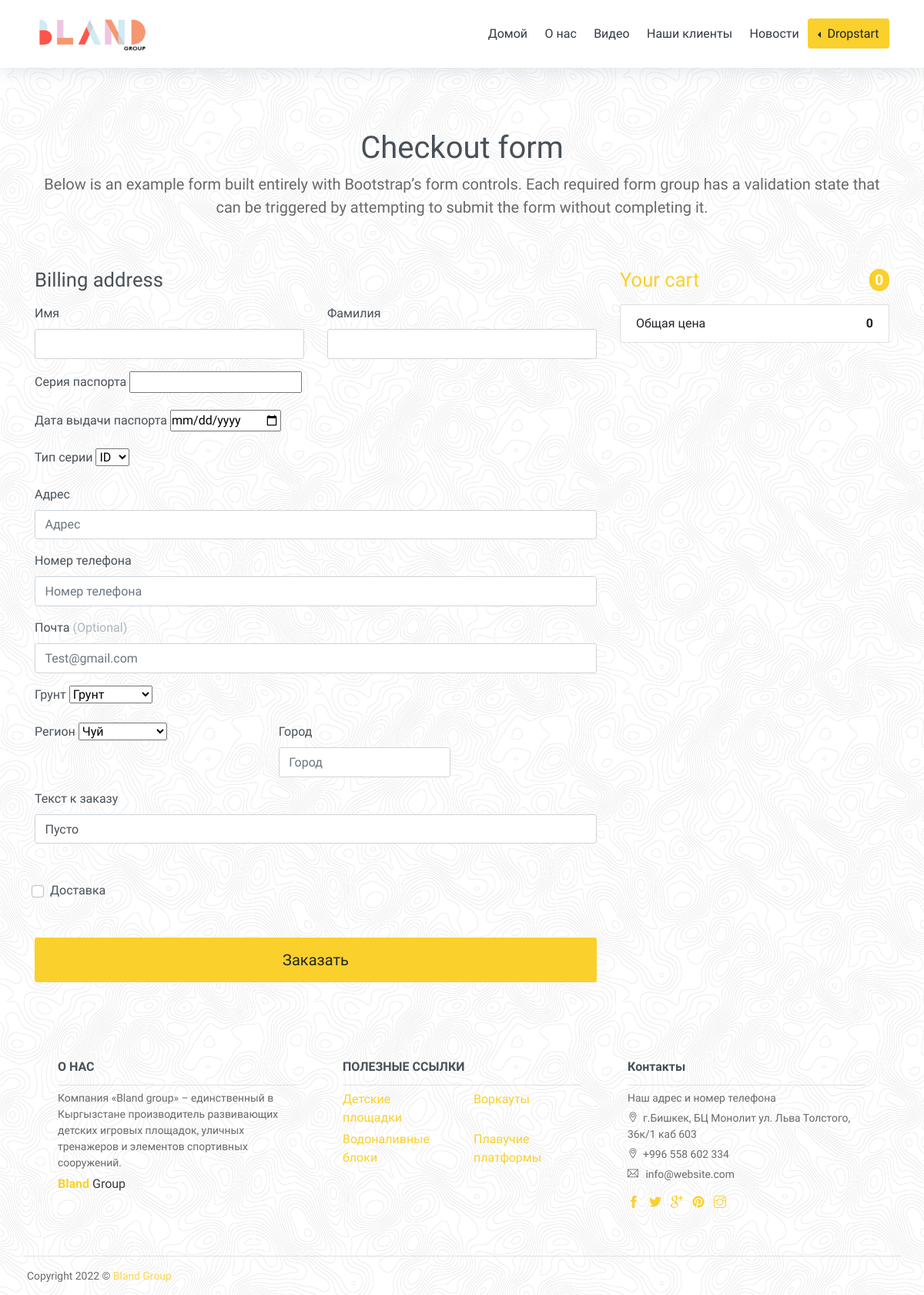
The page /orderfiz_create on the database its author committed.
### server/models.py (models this page shows, shortened)
class Category(models.Model):
    title = models.CharField(max_length=100)
    class Meta:
        verbose_name = 'Категория'
        verbose_name_plural = 'Категории'

### server/views.py (the view)
# urls.py: path('orderfiz_create', orderfiz_create, name='orderfiz'),
def orderfiz_create(request):
    if request.method == 'POST':
        form = OrderFizCreateForm(request.POST)
        if form.is_valid():
            das = form.save(commit=False)
            das.user = request.user
            variables = {
                "${NAME}": str(das.first_name) + ' ' + str(das.last_name),
                "${INN}": 'ИНН ' + str(das.series),
                "${SERI}": f'паспорт {das.series_type} выдан {das.series}',
                "${DATE}": 'дата выдачи '+str(das.date_of_issue),
                "${ADRES}": 'зарегистрированный по адресу: '+das.adress,
                "${EMAIL}": 'Эл.почта: '+str(das.email),
                "${PHONE}": 'тел.: '+str(das.phone),
            }
            template_document = Doc('/Users/user/PycharmProjects/blend/blend/server/dogovor_fiz.docx')
            for i in variables:
                for p in template_document.paragraphs:
                    if p.text.find(i) >= 0:
                        print('yes')
                        print(i)
                        p.text = p.text.replace(i, variables[i])
            for variable_key, variable_value in variables.items():
                for paragraph in template_document.paragraphs:
                    replace_text_in_paragraph(paragraph, variable_key, variable_value)
                for table in template_document.tables:
                    for col in table.columns:
                        for cell in col.cells:
                            for paragraph in cell.paragraphs:
                                print(paragraph.text)
                                replace_text_in_paragraph(paragraph, variable_key, variable_value)
            records = (
                (3, '101', 'Spam'),
                (7, '422', 'Eggs'),
                (4, '631', 'Spam, spam, eggs, and spam')
            )
            cart = Cart(request)
            for i in cart:
                print(i)
            table = template_document.add_table(rows=1, cols=6,  style="Table Grid")
            hdr_cells = table.rows[0].cells
            hdr_cells[0].text = '#'
            hdr_cells[1].text = 'Название'
            hdr_cells[2].text = 'Мини-Название'
            hdr_cells[3].text = 'Категория'
            hdr_cells[4].text = 'Колличество'
            hdr_cells[5].text = 'Цена'
            for i in cart:
                row_cells = table.add_row().cells
                row_cells[0].text = ''
                row_cells[1].text = str(i['product'].title)
                row_cells[2].text = i['product'].mini_title
                row_cells[3].text = i['product'].category.title
                row_cells[4].text = str(i['quantity'])
                row_cells[5].text = str(i['total_price'])
            row_cells = table.add_row().cells
            row_cells[0].text = ''
            row_cells[1].text = ''
            row_cells[2].text = ''
            row_cells[3].text = ''
            row_cells[4].text = ''
            row_cells[5].text = str(cart.get_total_price())
            docume = template_document.save(f'media/{das.last_name}-{time.time()}.docx')
            das.document = f'{das.last_name}-{time.time()}.docx'
            das.save()
            return redirect('/')
        else:
            print(form.errors)
            return render(request, 'order_create_fiz.html', {'cart': Cart(request), 'form': form, 'categories': Category.objects.all(), 'subcategories': Subcategory.objects.all()})
    else:
        form = OrderFizCreateForm()
    return render(request, 'order_create_fiz.html', {'cart': Cart(request), 'form': form, 'categories': Category.objects.all(), 'subcategories': Subcategory.objects.all()})

### server/cart.py (called while the page is built)
    def __len__(self):
        return sum(item['quantity'] for item in self.cart.values())

    def get_total_price(self):
        return sum(Decimal(item['price']) * item['quantity'] for item in
                   self.cart.values())

### server/templates/order_create_fiz.html (shortened to what this page needs)
{% extends 'base.html' %}
{% load crispy_forms_tags %}
{% load static %}
{% block content %}
<br>
<br>
<br>
<br>
<br>
<div class="container">
  <main>
    <div class="py-5 text-center">
      <h2>Checkout form</h2>
      <p class="lead">Below is an example form built entirely with Bootstrap’s form controls. Each required form group has a validation state that can be triggered by attempting to submit the form without completing it.</p>
    </div>
    <div class="row g-5">
      <div class="col-md-5 col-lg-4 order-md-last">
        <h4 class="d-flex justify-content-between align-items-center mb-3">
          <span class="text-primary">Your cart</span>
          <span class="badge bg-primary rounded-pill">{{ cart|length }}</span>
        </h4>
        <ul class="list-group mb-3">
          <li class="list-group-item d-flex justify-content-between">
            <span>Общая цена</span>
            <strong>{{ cart.get_total_price }}</strong>
          </li>
        </ul>
      </div>
      <div class="col-md-7 col-lg-8">
        <h4 class="mb-3">Billing address</h4>
            <form action="" method="post" class="my-class needs-validation">
                <div class="row g-3">
            <div class="col-sm-6">
              <label for="firstName" class="form-label">Имя</label>
                {{ form.first_name }}
            </div>
            <div class="col-sm-6">
              <label class="form-label">Фамилия</label>
              {{ form.last_name }}
            </div>
            <div class="col-12">
              <label class="form-label">Серия паспорта</label>
              {{ form.series }}
            </div>
            <div class="col-12">
              <label  class="form-label">Дата выдачи паспорта</label>
              {{ form.date_of_issue }}
            </div>
            <div class="col-md-4">
              <label class="form-label">Тип серии</label>
              {{ form.series_type }}
            </div>
            <div class="col-12">
              <label class="form-label">Адрес</label>
              {{ form.adress }}
            </div>
            <div class="col-12">
              <label class="form-label">Номер телефона</label>
              {{ form.phone }}
            </div>
            <div class="col-12">
              <label class="form-label">Почта <span class="text-muted">(Optional)</span></label>
              {{ form.email }}
            </div>
            <div class="col-12">
              <label class="form-label">Грунт</label>
              {{ form.grunt }}
            </div>
            <div class="col-md-5">
              <label class="form-label">Регион</label>
                {{ form.region }}
            </div>
            <div class="col-md-4">
              <label class="form-label">Город</label>
                {{ form.city }}
            </div>
            <div class="col-12">
              <label class="form-label">Текст к заказу</label>
              {{ form.text }}
            </div>
          </div>
            <hr class="my-4">
                <div class="form-check">
                    {{ form.delivery }}
                <label class="form-check-label">Доставка</label>
                </div>
              <hr class="my-4">
              <button class="w-100 btn btn-primary btn-lg" type="submit">Заказать</button>
            </form>
      </div>
    </div>
  </main>
</div>
{% endblock %}

### server/templates/base.html (shortened to what this page needs)
{% load static %}
<html lang="en">
<head>
    <link href="https://cdn.jsdelivr.net/npm/bootstrap@5.2.0-beta1/dist/css/bootstrap.min.css" rel="stylesheet">
    <link rel="stylesheet" href="{% static '/vendors/themify-icons/css/themify-icons.css' %}">
    <link href="https://cdn.jsdelivr.net/npm/bootstrap@5.2.0-beta1/dist/css/bootstrap.min.css" rel="stylesheet">
	<link rel="stylesheet" href="{% static '/css/creative-design.css' %}">
</head>
<body data-spy="scroll" data-target=".navbar" data-offset="40" id="home">
    <nav id="scrollspy" class="navbar page-navbar navbar-light navbar-expand-md fixed-top affix"{% block header %} {% endblock %}>
        <div class="container">
            <a class="navbar-brand" href="/"><img style="width: 150px" src="{% static 'imgs/logo.png' %}" alt=""></a>
            <div class="collapse navbar-collapse" id="navbarSupportedContent">
                <ul class="navbar-nav ml-auto">
                    <li class="nav-item">
                        <a class="nav-link" href="/">Домой</a>
                    </li>
                    <li class="nav-item">
                        <a class="nav-link" href="#about">О нас</a>
                    </li>
                    <li class="nav-item">
                        <a class="nav-link" href="#features">Видео</a>
                    </li>
                    <li class="nav-item">
                        <a class="nav-link" href="#testmonial">Наши клиенты</a>
                    </li>
                    <li class="nav-item">
                        <a class="nav-link" href="{% url 'news' %}">Новости</a>
                    </li>
                    <li class="nav-item dropdown">
                        <div class="btn-group dropstart">
                      <button type="button" class="btn btn-primary dropdown-toggle" data-bs-toggle="dropdown" aria-expanded="false">
                        Dropstart
                      </button>
                        </div>
                      </ul>
            </div>
        </div>
    </nav>
{% block content %}
{% endblock %}
            <section class="pb-0">
                    <div class="container">
                        <div class="pre-footer">
                            <ul class="list">
                                <li class="list-head">
                                    <h6 class="font-weight-bold">О НАС</h6>
                                </li>
                                <li class="list-body">
                                    <p>Компания «Bland group» – единственный в Кыргызстане производитель развивающих детских игровых площадок, уличных тренажеров и элементов спортивных сооружений. </p>
                                    <a href="#"><strong class="text-primary">Bland</strong> <span class="text-dark">Group</span></a>
                                </li>
                            </ul>
                            <ul class="list">
                                <li class="list-head">
                                    <h6 class="font-weight-bold">ПОЛЕЗНЫЕ ССЫЛКИ</h6>
                                </li>
                                <li class="list-body">
                                    <div class="row">
                                        {% for i in categories %}
                                        <div class="col">
                                            <a href="{% url 'product_list' %}?category={{ i.id }}">{{ i.title }}</a>
                                        </div>
                                        {% endfor %}
                                    </div>
                                </li>
                            </ul>
                            <ul class="list">
                                <li class="list-head">
                                    <h6 class="font-weight-bold">Контакты</h6>
                                </li>
                                <li class="list-body">
                                    <p>Наш адрес и номер телефона</p>
                                    <p><i class="ti-location-pin"></i>г.Бишкек, БЦ Монолит ул. Льва Толстого, 36к/1 каб 603</p>
                                    <p><i class="ti-location-pin"></i>+996 558 602 334</p>
                                    <p><i class="ti-email"></i>  info@website.com</p>
                                    <div class="social-links">
                                        <a href="https://www.facebook.com/blandgroupkg/" class="link"><i class="ti-facebook"></i></a>
                                        <a href="javascript:void(0)" class="link"><i class="ti-twitter-alt"></i></a>
                                        <a href="javascript:void(0)" class="link"><i class="ti-google"></i></a>
                                        <a href="javascript:void(0)" class="link"><i class="ti-pinterest-alt"></i></a>
                                        <a href="https://www.instagram.com/blandgroup/" class="link"><i class="ti-instagram"></i></a>
                                    </div>
                                </li>
                            </ul>
                        </div>
                    </div>
                </section>
            <footer class="footer">
                <p>Copyright <script>document.write(new Date().getFullYear())</script> &copy; <a href="/">Bland Group</a></p>
            </footer>
</body>
</html>

### rows shown on the page
Category: title "Детские площадки"
Category: title "Воркауты"
Category: title "Водоналивные блоки"
Category: title "Плавучие платформы"

### other values the page prints
{{ cart|length }} "0"
{{ cart.get_total_price }} "0"
